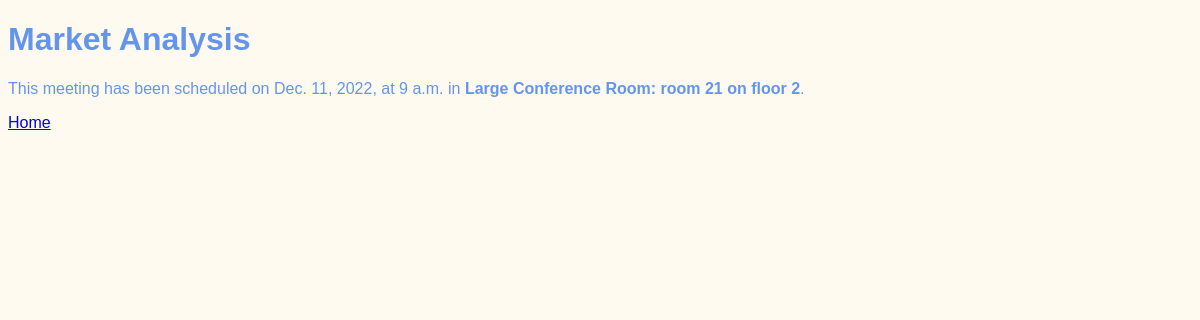
Before: /meetings/2 with the older database file.
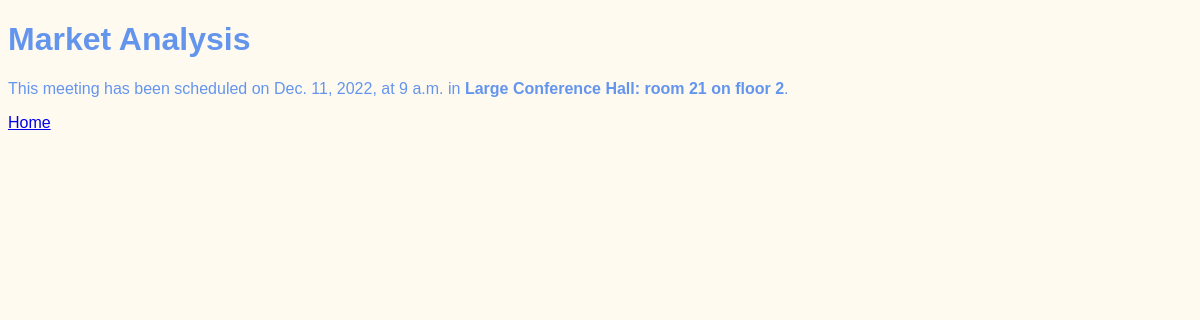
After: the same page with the newer database file.
### meetings/models.py (models this page shows, shortened)
class Meeting(models.Model):
    title = models.CharField(max_length=200)
    date = models.DateField()
    start_time = models.TimeField(default=time(9))
    duration = models.IntegerField(default=1)
    room = models.ForeignKey(Room, on_delete=models.CASCADE)

class Room(models.Model):
    name = models.CharField(max_length=50)
    floor = models.IntegerField()
    room_number = models.IntegerField()
    def __str__(self) -> str:
        return f"{self.name}: room {self.room_number} on floor {self.floor}"

### meetings/views.py (the view)
# urls.py: path('<int:id>', views.detail, name="detail"),
def detail(request, id):
    meeting = get_object_or_404(Meeting, pk=id)
    return render(request, "meetings/detail.html", {"meeting": meeting})

### meetings/templates/meetings/detail.html (shortened to what this page needs)
{% extends "base.html" %}
{% block content %}
    <h1> {{ meeting.title }}</h1>
    <p>
        This meeting has been scheduled on {{ meeting.date }}, at
        {{ meeting.start_time }} in <strong> {{ meeting.room }}</strong>.
    </p>
    <p>
        <a href="{% url 'welcome' %}">Home</a>
    </p>
{% endblock %}

Changed rows visible on the page:
changed through a linked row, Meeting "Market Analysis": room "Large Conference Room: room 21 on floor 2" → "Large Conference Hall: room 21 on floor 2"
